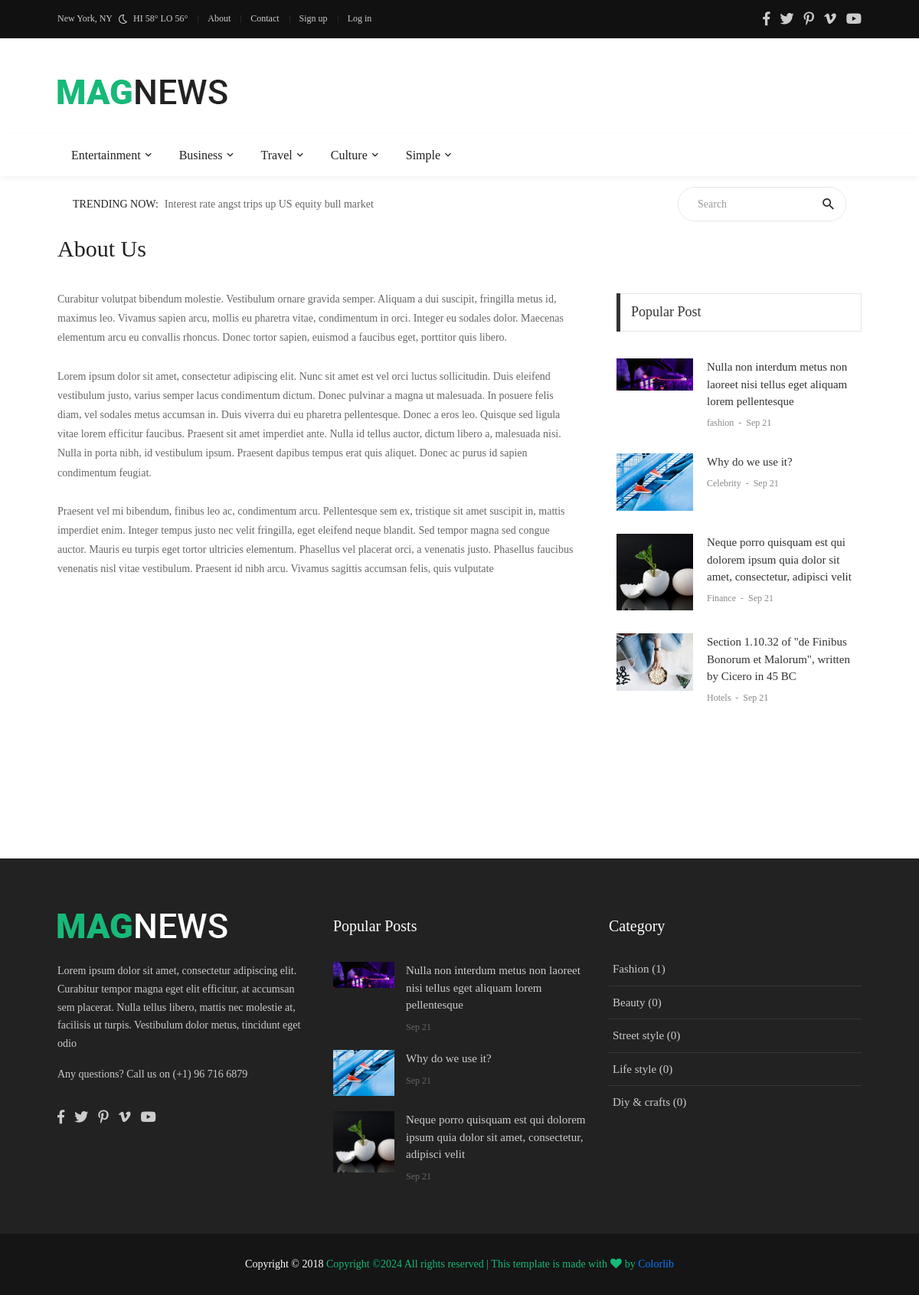
/about, run on the app's committed database.
### blog/models.py (models this page shows, shortened)
class CategoryParent(models.Model):
    title = models.CharField(max_length=100)

class Post(models.Model):
    user = models.ForeignKey(User, on_delete=models.CASCADE)
    category = models.ForeignKey(Category, on_delete=models.CASCADE)
    title = models.CharField(max_length=300)
    content = RichTextField()
    image = models.ImageField(upload_to='blog/images/', blank=True)
    created_at = models.DateTimeField(auto_now_add=True)
    updated_at = models.DateTimeField(auto_now=True)
    views = models.IntegerField(default=0)
    is_public = models.BooleanField(default=False)

class Category(models.Model):
    title = models.CharField(max_length=300)
    parent = models.ForeignKey(CategoryParent, on_delete=models.CASCADE, null=True)

### blog/views.py (the view)
# urls.py: path('about', views.about, name='about'),
def about(request):
    return render(request, 'blog/about.html', context={})

### blog/context_processors.py (called while the page is built)
def categories_parents(request):
    categories = CategoryParent.objects.all()
    return {'categories_parents': categories}

def get_tags(request):
    tags = Tag.objects.all()
    return {'tags': tags}

def get_popular_posts(request):
    popular_posts = Post.objects.all().order_by('-views')[:4]
    return {'popular_posts': popular_posts}

def get_categories(request):
    categories = Category.objects.all()[:5]
    return {'categories': categories}

### templates/blog/about.html (shortened to what this page needs)
{% extends '../base.html' %}
{% block content %}
    <div class="container p-t-4 p-b-35">
        <h2 class="f1-l-1 cl2">
            About Us
        </h2>
    </div>
    <section class="bg0 p-b-110">
        <div class="container">
            <div class="row justify-content-center">
                <div class="col-md-7 col-lg-8 p-b-30">
                    <div class="p-r-10 p-r-0-sr991">
                        <p class="f1-s-11 cl6 p-b-25">
                            Curabitur volutpat bibendum molestie. Vestibulum ornare gravida semper. Aliquam a dui
                            suscipit, fringilla metus id, maximus leo. Vivamus sapien arcu, mollis eu pharetra vitae,
                            condimentum in orci. Integer eu sodales dolor. Maecenas elementum arcu eu convallis rhoncus.
                            Donec tortor sapien, euismod a faucibus eget, porttitor quis libero.
                        </p>
                        <p class="f1-s-11 cl6 p-b-25">
                            Lorem ipsum dolor sit amet, consectetur adipiscing elit. Nunc sit amet est vel orci luctus
                            sollicitudin. Duis eleifend vestibulum justo, varius semper lacus condimentum dictum. Donec
                            pulvinar a magna ut malesuada. In posuere felis diam, vel sodales metus accumsan in. Duis
                            viverra dui eu pharetra pellentesque. Donec a eros leo. Quisque sed ligula vitae lorem
                            efficitur faucibus. Praesent sit amet imperdiet ante. Nulla id tellus auctor, dictum libero
                            a, malesuada nisi. Nulla in porta nibh, id vestibulum ipsum. Praesent dapibus tempus erat
                            quis aliquet. Donec ac purus id sapien condimentum feugiat.
                        </p>
                        <p class="f1-s-11 cl6 p-b-25">
                            Praesent vel mi bibendum, finibus leo ac, condimentum arcu. Pellentesque sem ex, tristique
                            sit amet suscipit in, mattis imperdiet enim. Integer tempus justo nec velit fringilla, eget
                            eleifend neque blandit. Sed tempor magna sed congue auctor. Mauris eu turpis eget tortor
                            ultricies elementum. Phasellus vel placerat orci, a venenatis justo. Phasellus faucibus
                            venenatis nisl vitae vestibulum. Praesent id nibh arcu. Vivamus sagittis accumsan felis,
                            quis vulputate
                        </p>
                    </div>
                </div>
                <div class="col-md-5 col-lg-4 p-b-30">
                    <div class="p-l-10 p-rl-0-sr991 p-t-5">
                         {% include 'partial/popular-post.html' %}
                    </div>
                </div>
            </div>
        </div>
    </section>
{% endblock %}

### templates/partial/header.html (shortened to what this page needs)
{% load static %}
<header>
    <div class="container-menu-desktop">
        <div class="topbar">
            <div class="content-topbar container h-100">
                <div class="left-topbar">
						<span class="left-topbar-item flex-wr-s-c">
							<span>
								New York, NY
							</span>
							<img class="m-b-1 m-rl-8" src="{% static 'images/icons/icon-night.png' %}" alt="IMG">
							<span>
								HI 58° LO 56°
							</span>
						</span>
                    <a href="{% url 'about' %}" class="left-topbar-item">
                        About
                    </a>
                    <a href="{% url 'contact_us' %}" class="left-topbar-item">
                        Contact
                    </a>
                    {% if user.is_authenticated %}
                        <b class="left-topbar-item">{{ user.username }}</b>
                        <a href="{% url 'user_logout' %}" class="left-topbar-item">
                            Log out
                        </a>
                    {% else %}
                        <a href="{% url 'user_register' %}" class="left-topbar-item">
                            Sign up
                        </a>
                        <a href="{% url 'user_login' %}" class="left-topbar-item">
                            Log in
                        </a>
                    {% endif %}
                </div>
                <div class="right-topbar">
                    <a href="#">
                        <span class="fab fa-facebook-f"></span>
                    </a>
                    <a href="#">
                        <span class="fab fa-twitter"></span>
                    </a>
                    <a href="#">
                        <span class="fab fa-pinterest-p"></span>
                    </a>
                    <a href="#">
                        <span class="fab fa-vimeo-v"></span>
                    </a>
                    <a href="#">
                        <span class="fab fa-youtube"></span>
                    </a>
                </div>
            </div>
        </div>
        <div class="wrap-logo container">
            <div class="logo">
                <a href="{% url 'index' %}"><img src="{% static 'images/icons/logo-01.png' %}" alt="LOGO"></a>
            </div>
        </div>
        <div class="wrap-main-nav">
            <div class="main-nav">
                <nav class="menu-desktop">
                    <ul class="main-menu">
                        {% for cate_parent in categories_parents %}
                            <li class="mega-menu-item">
                                <a href="{% url 'category_parent_detail' cate_parent.id %}">{{ cate_parent.title|capfirst }}</a>
                            </li>
                        {% endfor %}
                    </ul>
                </nav>
            </div>
        </div>
    </div>
</header>
<div class="container">
    <div class="bg0 flex-wr-sb-c p-rl-20 p-tb-8">
        <div class="f2-s-1 p-r-30 size-w-0 m-tb-6 flex-wr-s-c">
				<span class="text-uppercase cl2 p-r-8">
					Trending Now:
				</span>
            <span class="dis-inline-block cl6 slide100-txt pos-relative size-w-0" data-in="fadeInDown"
                  data-out="fadeOutDown">
					<span class="dis-inline-block slide100-txt-item animated visible-false">
						Interest rate angst trips up US equity bull market
					</span>
				</span>
        </div>
        <form action="{% url 'search' %}" method="get" class="pos-relative size-a-2 bo-1-rad-22 of-hidden bocl11 m-tb-6">
                <input class="f1-s-1 cl6 plh9 s-full p-l-25 p-r-45" type="text" name="q" placeholder="Search">
                <button class="flex-c-c size-a-1 ab-t-r fs-20 cl2 hov-cl10 trans-03">
                    <i class="zmdi zmdi-search"></i>
                </button>
        </form>
    </div>
</div>

### templates/partial/popular-post.html
<div class="p-b-30">
    <div class="how2 how2-cl4 flex-s-c">
        <h3 class="f1-m-2 cl3 tab01-title">
            Popular Post
        </h3>
    </div>
    <ul class="p-t-35">
        {% for p in popular_posts %}
            <li class="flex-wr-sb-s p-b-30">
                <a href="#" class="size-w-10 wrap-pic-w hov1 trans-03">
                    <img src="{{ p.image.url }}" alt="IMG">
                </a>
                <div class="size-w-11">
                    <h6 class="p-b-4">
                        <a href="{% url 'post_detail' p.id %}" class="f1-s-5 cl3 hov-cl10 trans-03">
                            {{ p.title }}
                        </a>
                    </h6>
                    <span class="cl8 txt-center p-b-24">
											<a href="#" class="f1-s-6 cl8 hov-cl10 trans-03">
												{{ p.category.title }}
											</a>
											<span class="f1-s-3 m-rl-3">
												-
											</span>
											<span class="f1-s-3">
												{{ p.created_at|date:"M d" }}
											</span>
										</span>
                </div>
            </li>
        {% endfor %}
    </ul>
</div>

### templates/partial/footer.html (shortened to what this page needs)
{% load static %}
	<footer>
		<div class="bg2 p-t-40 p-b-25">
			<div class="container">
				<div class="row">
					<div class="col-lg-4 p-b-20">
						<div class="size-h-3 flex-s-c">
							<a href="index.html">
								<img class="max-s-full" src="{% static 'images/icons/logo-02.png' %}" alt="LOGO">
							</a>
						</div>
						<div>
							<p class="f1-s-1 cl11 p-b-16">
								Lorem ipsum dolor sit amet, consectetur adipiscing elit. Curabitur tempor magna eget elit efficitur, at accumsan sem placerat. Nulla tellus libero, mattis nec molestie at, facilisis ut turpis. Vestibulum dolor metus, tincidunt eget odio
							</p>
							<p class="f1-s-1 cl11 p-b-16">
								Any questions? Call us on (+1) 96 716 6879
							</p>
							<div class="p-t-15">
								<a href="#" class="fs-18 cl11 hov-cl10 trans-03 m-r-8">
									<span class="fab fa-facebook-f"></span>
								</a>
								<a href="#" class="fs-18 cl11 hov-cl10 trans-03 m-r-8">
									<span class="fab fa-twitter"></span>
								</a>
								<a href="#" class="fs-18 cl11 hov-cl10 trans-03 m-r-8">
									<span class="fab fa-pinterest-p"></span>
								</a>
								<a href="#" class="fs-18 cl11 hov-cl10 trans-03 m-r-8">
									<span class="fab fa-vimeo-v"></span>
								</a>
								<a href="#" class="fs-18 cl11 hov-cl10 trans-03 m-r-8">
									<span class="fab fa-youtube"></span>
								</a>
							</div>
						</div>
					</div>
					<div class="col-sm-6 col-lg-4 p-b-20">
						<div class="size-h-3 flex-s-c">
							<h5 class="f1-m-7 cl0">
								Popular Posts
							</h5>
						</div>
						<ul>
                            {% for post in popular_posts|slice:"3" %}
                            	<li class="flex-wr-sb-s p-b-20">
								<a href="{% url 'post_detail' post.id %}" class="size-w-4 wrap-pic-w hov1 trans-03">
									<img src="{{ post.image.url }}" alt="IMG">
								</a>
								<div class="size-w-5">
									<h6 class="p-b-5">
										<a href="#" class="f1-s-5 cl11 hov-cl10 trans-03">
                                            {{ post.title }}
										</a>
									</h6>
									<span class="f1-s-3 cl6">
										{{ post.created_at|date:"M d" }}
									</span>
								</div>
							</li>
                            {% endfor %}
						</ul>
					</div>
					<div class="col-sm-6 col-lg-4 p-b-20">
						<div class="size-h-3 flex-s-c">
							<h5 class="f1-m-7 cl0">
								Category
							</h5>
						</div>
						<ul class="m-t--12">
                            {% for category in categories|slice:"6" %}
                            	<li class="how-bor1 p-rl-5 p-tb-10">
								<a href="{% url 'category_detail' category.id %}" class="f1-s-5 cl11 hov-cl10 trans-03 p-tb-8">
                                    {{ category.title|capfirst }} ({{ category.post_set.count }})
								</a>
							</li>
                            {% endfor %}
						</ul>
					</div>
				</div>
			</div>
		</div>
		<div class="bg11">
			<div class="container size-h-4 flex-c-c p-tb-15">
				<span class="f1-s-1 cl0 txt-center">
					Copyright © 2018
					<a href="#" class="f1-s-1 cl10 hov-link1">
Copyright &copy;<script>document.write(new Date().getFullYear());</script> All rights reserved | This template is made with <i class="fa fa-heart" aria-hidden="true"></i> by <a href="https://colorlib.com" target="_blank">Colorlib</a>
				</span>
			</div>
		</div>
	</footer>

### data on the page
CategoryParent: title "Entertainment"
CategoryParent: title "Business"
CategoryParent: title "Travel"
CategoryParent: title "Culture"
CategoryParent: title "Simple"
Post: image (picture), title "Nulla non interdum metus non laoreet nisi tellus eget aliquam lorem pellentesque", category "fashion", created_at "Sep 21"
Post: image (picture), title "Why do we use it?", category "Celebrity", created_at "Sep 21"
Post: image (picture), title "Neque porro quisquam est qui dolorem ipsum quia dolor sit amet, consectetur, adipisci velit", category "Finance", created_at "Sep 21"
Post: image (picture), title "Section 1.10.32 of \"de Finibus Bonorum et Malorum\", written by Cicero in 45 BC", category "Hotels", created_at "Sep 21"
Category: title "Fashion", post_set.count "1"
Category: title "Beauty", post_set.count "0"
Category: title "Street style", post_set.count "0"
Category: title "Life style", post_set.count "0"
Category: title "Diy & crafts", post_set.count "0"
